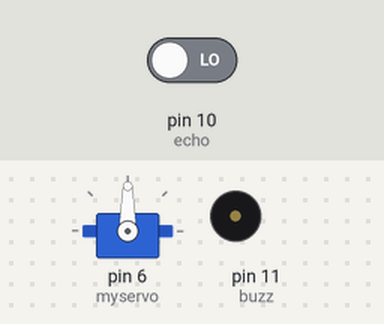
A sketch run on a simulated Arduino Uno, built with avr-gcc and run on an emulated ATmega328P. Parts: servo, buzzer (waves = sounding). The inputs (shaded band) are chosen by the test bench; at power-on: pin 10 (echo) LOW. What the sketch prints to the serial monitor is not drawn.

Above: at 0.05 s.
At 3.25 s:
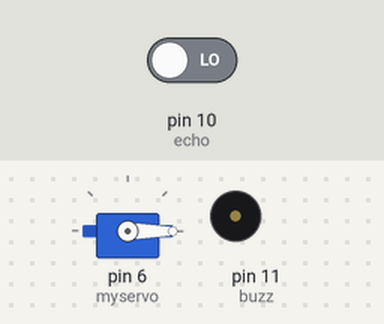
At 6.5 s:
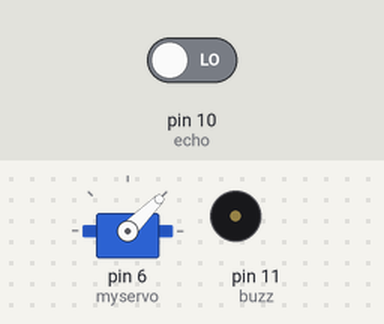
At 14.05 s:
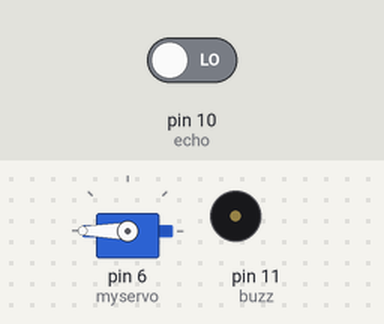
Timing chart, 0 to 18.3 s (numbered marks = the images above):
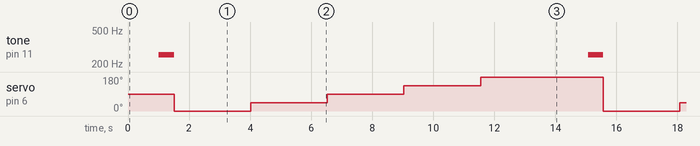

The sketch:

phase1code.ino
```cpp
#include <Servo.h>
Servo myservo;
const int trig = 9;
const int echo = 10;
const int buzz = 11;
int pos = 0, nextpos;
void setup() {
  Serial.begin(115200);
  pinMode(echo, INPUT);
  pinMode(trig, OUTPUT);
  pinMode(buzz, OUTPUT);
  myservo.attach(6);
  // put your setup code here, to run once:

}
float measureDist()
{
  myservo.detach();
  digitalWrite(trig, HIGH);
  delay(10);
  digitalWrite(trig, LOW);
  long time = pulseIn(echo, HIGH);
  myservo.attach(6);
  return (time * 0.0343) / 2;
}

void loop() {

  float distance = measureDist();
  float maxdist = distance;

  if (distance < 70)
  {
    nextpos = 0;
    int intensity = map(distance, 0, 402, 255, 0);
    tone(buzz, intensity);
    delay(500);
    noTone(buzz);
    for (pos = 0; pos <= 180; pos = pos + 45)
    {
      myservo.write(pos);
      delay(500);
      float instantdist = measureDist();
      if (instantdist > maxdist + 3)
      {
        maxdist = instantdist;
        nextpos = pos;
      }
      delay(1000);
    }
    if (nextpos == 0)
    {
      Serial.println("stop");
    }
    else if (nextpos == 45)
    {
      Serial.println("forward right");
    }
    else if (nextpos == 90)
    {
      Serial.println("right");
    }
    else if (nextpos == 135)
    {
      Serial.println("forward left");
    }
    else {
      Serial.println("left");
    }
  }
  else {
    noTone(buzz);
  }

  // put your main code here, to run repeatedly:

}
```

Measured:
- by itself, tone on pin 11 (buzz): alternates 255 Hz for 0.50 s and silent for 13.6 s
- by itself, servo on pin 6 (myservo): repeats every 14.1 s: 45° 2.5 s, 90° 2.5 s, 135° 2.5 s, 180° 4.0 s, 0° 2.5 s
